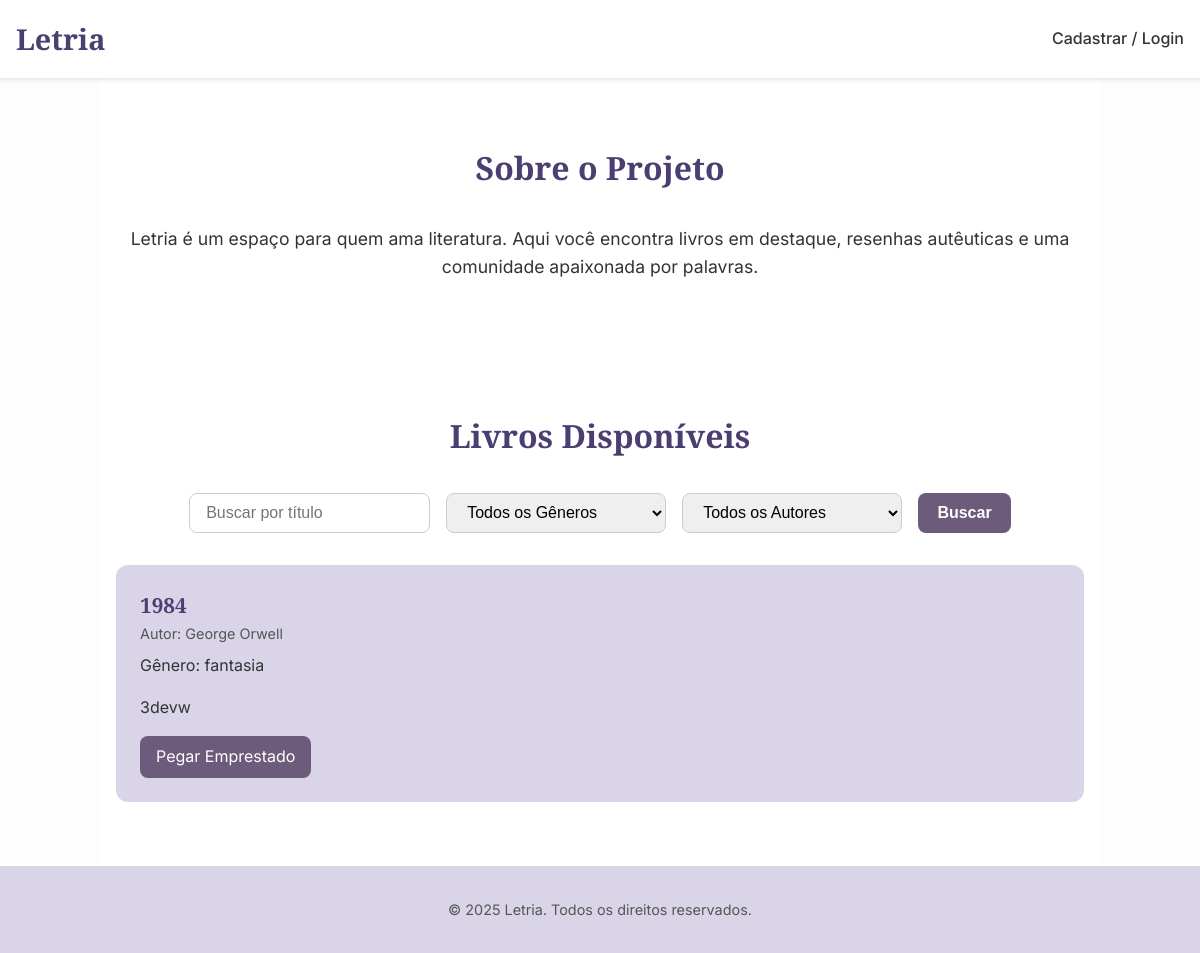
The app's page /, older data.
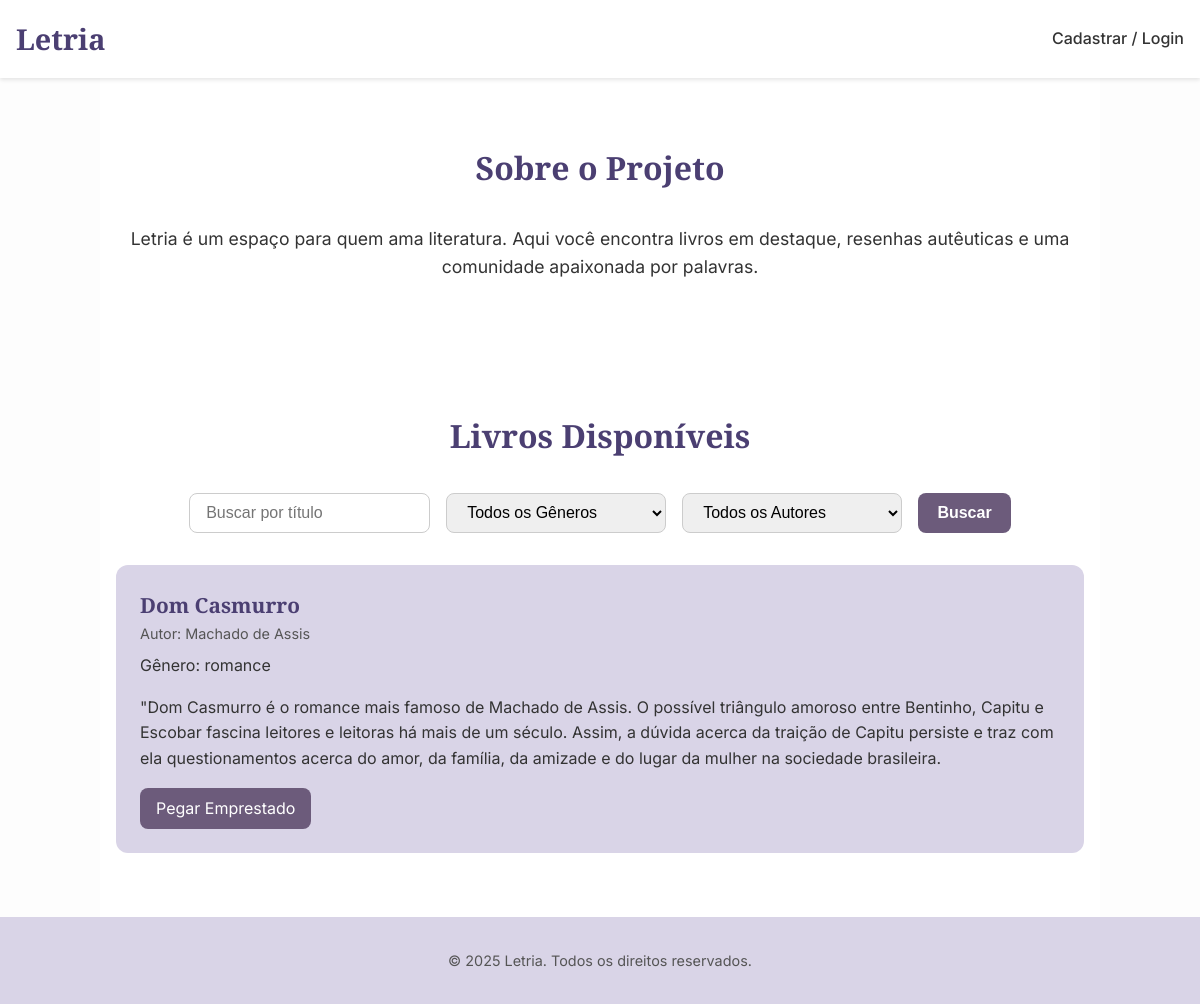
The same page, newer data.
### models.py (models this page shows)
class Livro(Base):
    __tablename__ = "livros"
    id = Column(Integer, primary_key=True, index=True)
    titulo = Column(String, nullable=False)
    descricao = Column(Text)
    ano_publicacao = Column(Integer)
    genero = Column(String)
    capa_url = Column(String)
    autor_id = Column(Integer, ForeignKey("autores.id"))
    disponibilidade = Column(Boolean, default=True)
    autor = relationship("Autor", back_populates="livros")
    emprestimos = relationship("Emprestimo", back_populates="livro")

class Autor(Base):
    __tablename__ = "autores"
    id = Column(Integer, primary_key=True, index=True)
    nome = Column(String, nullable=False)
    biografia = Column(Text)
    livros = relationship("Livro", back_populates="autor")

### main.py (the view)
@app.get("/")
def homepage(
    request: Request,
    busca_titulo: str = "",
    genero: str = "",
    autor_id: str = "",
    db: Session = Depends(get_db)
):
    query = db.query(Livro)
    if busca_titulo:
        query = query.filter(Livro.titulo.ilike(f"%{busca_titulo}%"))
    if genero:
        query = query.filter(Livro.genero == genero)
    if autor_id:
        query = query.filter(Livro.autor_id == int(autor_id))
    livros = query.order_by(Livro.id.desc()).all()
    generos = [row[0] for row in db.query(Livro.genero).distinct().all()]
    autores = db.query(Autor).all()
    return templates.TemplateResponse("index.html", {
        "request": request,
        "livros": livros,
        "generos": generos,
        "autores": autores,
        "genero": genero,
        "autor_id": autor_id,
        "sucesso": False
    })

### templates/index.html (shortened to what this page needs)
<!DOCTYPE html>
<html lang="pt-br">
<head>
</head>
<body>
  <header class="cabecalho">
    <div class="conteudo-cabecalho">
      <h1 class="logo">Letria</h1>
      <nav class="navegacao">
        <a href="/usuario"> Cadastrar / Login</a>
      </nav>
    </div>
  </header>
  <main class="conteudo-centralizado">
    <section id="sobre" class="sessao-sobre">
      <h2 class="titulo-secao">Sobre o Projeto</h2>
      <p class="texto-secao">
        Letria é um espaço para quem ama literatura. Aqui você encontra livros em destaque, resenhas autêuticas e uma comunidade apaixonada por palavras.
      </p>
    </section>
    <section id="destaques" class="sessao-livros">
      <h2 class="titulo-secao">Livros Disponíveis</h2>
      <form method="get" action="/" class="form-filtro">
        <input type="text" name="busca_titulo" placeholder="Buscar por título">
        <select name="genero">
          <option value="">Todos os Gêneros</option>
        </select>
        <select name="autor_id">
          <option value="">Todos os Autores</option>
        </select>
        <button type="submit">Buscar</button>
      </form>
      <section id="lista-livros" class="grade-livros">
        {% for livro in livros %}
          <article class="livro-destacado">
            <h3 class="titulo-livro">{{ livro.titulo }}</h3>
            <p class="autor-livro">Autor: {{ livro.autor.nome }}</p>
            <p class="descricao-livro">Gênero: {{ livro.genero }}</p>
            <p class="descricao-livro">{{ livro.descricao }}</p>
            <a href="/usuario" class="botao-ler-mais">Pegar Emprestado</a>
          </article>
        {% else %}
          <p>Nenhum livro encontrado.</p>
        {% endfor %}
      </section>
    </section>
  </main>
  <footer class="rodape">
    <p>&copy; 2025 Letria. Todos os direitos reservados.</p>
  </footer>
</body>
</html>

Row changes from the older to the newer data that the page shows:
removed Livro: titulo "1984", autor.nome "George Orwell", genero "fantasia", descricao "3devw"
added Livro: titulo "Dom Casmurro", autor.nome "Machado de Assis", genero "romance", descricao "\"Dom Casmurro é o romance mais famoso de Machado de Assis. O possível triângulo amoroso entre Bentinho, Capitu e Escobar fascina leitores e leitoras há mais de um século. Assim, a dúvida acerca da traição de Capitu persiste e traz com ela questionamentos acerca do amor, da família, da amizade e do lugar da mulher na sociedade brasileira."
